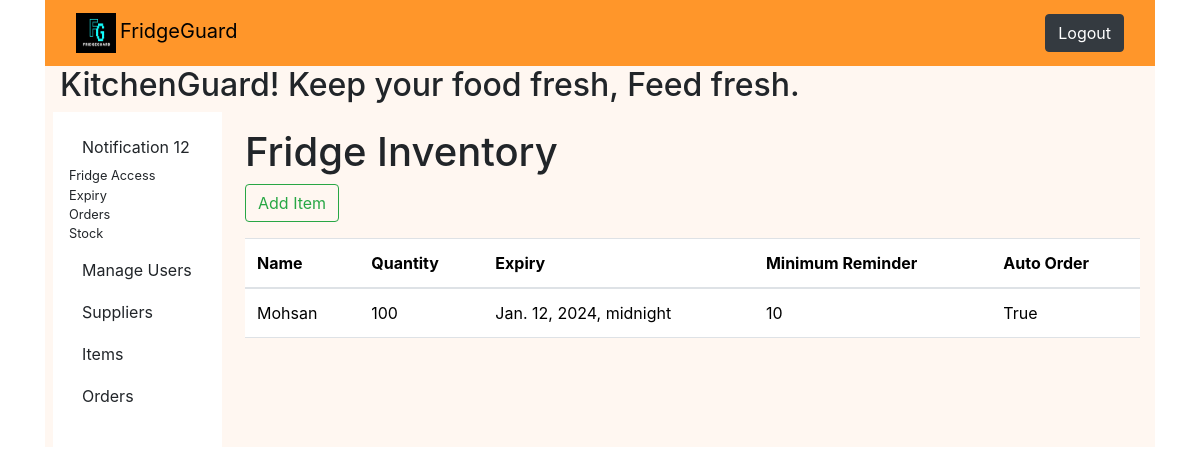
Page /items/all (signed in) on the earlier database version.
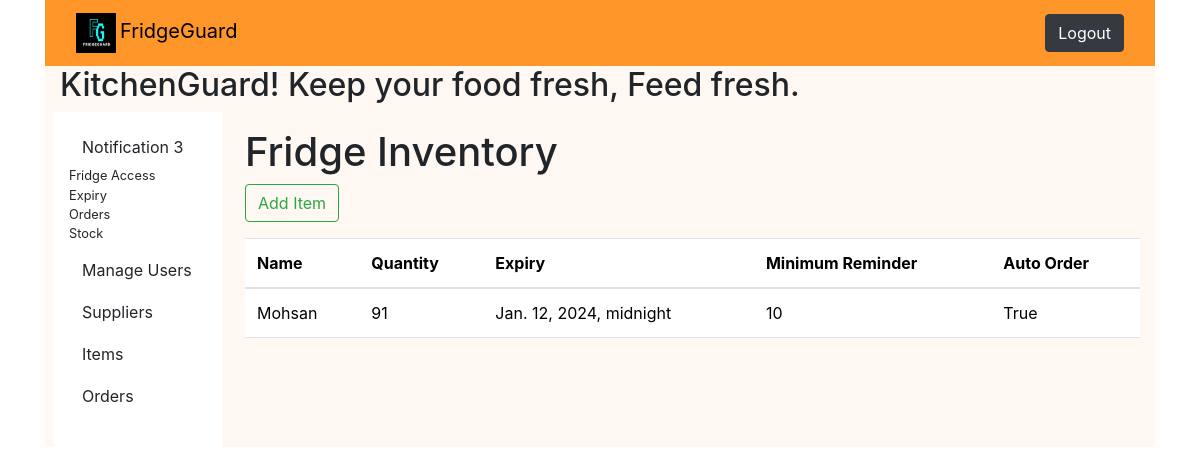
Same page on the later database version.
### fridge/models.py (models this page shows, shortened)
class FridgeItem(models.Model):
    name = models.CharField(max_length=250, null=False, unique=True)
    quantity = models.IntegerField(default=0)
    min_reminder = models.IntegerField(null=False)
    supplier = models.ForeignKey(Suplier, null=True, on_delete=models.SET_NULL)
    default_order_quantity = models.PositiveIntegerField(null=False)
    expiry_date = models.DateTimeField(null=True)
    last_added = models.DateTimeField(null=True)
    created_at = models.DateTimeField(auto_now_add=True)
    updated_at = models.DateTimeField(auto_now=True)
    auto_order = models.BooleanField(null=False, default=True)
    is_expired = models.BooleanField(null=False, default=False)
    constraints = [
        models.UniqueConstraint(fields=['name'], name="unique_item")
    ]
    class Meta:
        verbose_name = "FridgeItem"
        verbose_name_plural = "FridgeItems"

### fridge/views.py (the view)
# urls.py: path('items/all', FridgeItemView.as_view(), name='items'),
class FridgeItemView(LoginRequiredMixin, ListView):
    model = FridgeItem
    context_object_name = "items"
    template_name = "fridge/fridge_item.html"

### fridge/context_processors.py (called while the page is built)
def dynamic_context(request):
    if request.user.is_superuser:
        notification_count = Notification.objects.filter(is_read=False).count()
        return {"notification_count": notification_count}
    return {}

### fridge/templates/fridge/fridge_item.html
{% extends "fridge/admin_base.html"%}
{% block superuser_content %}
    <h1>Fridge Inventory</h1>
    {% if items%}
    <a class="btn btn-outline-success" href="/items/add">Add Item</a>
    <table class="table mt-3">
        <thead>
          <tr>
            <th scope="col">Name</th>
            <th scope="col">Quantity</th>
            <th scope="col">Expiry</th>
            <th scope="col">Minimum Reminder</th>
            <th scope="col">Auto Order</th>
          </tr>
        </thead>
        <tbody>
          {% for item in items %}
          <tr>
            <td>{{item.name}}</td>
            <td>{{item.quantity}}</td>
            <td>{{item.expiry_date}}</td>
            <td>{{item.min_reminder}}</td>
            <td>{{item.auto_order}}</td>
          </tr>
          {% endfor %}
        </tbody>
      </table>
    {% else %}
    <p>Your fridge is empty</p>
    <a class="btn btn-outline-success" href="/items/add">Add Item</a>
    {% endif %}
    {% endblock superuser_content %}

Differences in the rows shown:
changed FridgeItem "Mohsan": quantity "100" → "91"
Other differences:
{{ notification_count }}: "12" → "3"
